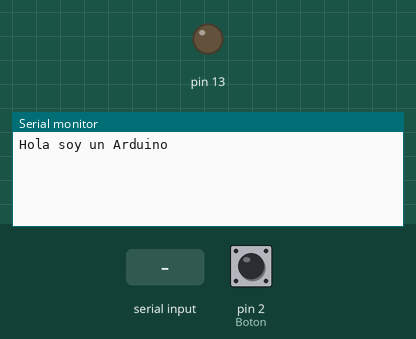
The sketch below on a simulated Arduino Uno, built with avr-gcc and run on an emulated ATmega328P. Parts: output pins drawn as LEDs (lit = HIGH), the last lines printed to the serial monitor. The inputs (shaded band) are chosen by the test bench; at power-on: pin 2 (Boton) LOW.

Above: at 1.2 s.
1.3 s: pin 2 (Boton) pulled HIGH for 0.15 s
At 2.5 s:
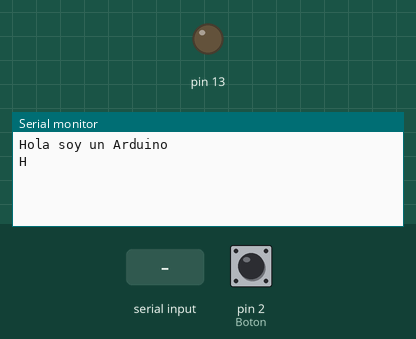
2.9 s: "." received over Serial
At 3.7 s:
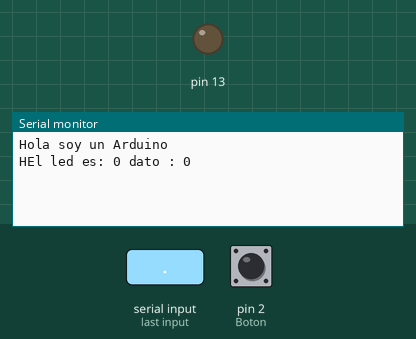

Measured:
- after the input at 1.3 s, the serial monitor: prints a new line at once (image 1)
- after the input at 2.9 s, the serial monitor: prints a new line at once (image 2)

The sketch:

Arduino.ino
```cpp
#define BuscarLed 1
#define BuscarNumero 2

int Led = 0;
int Dato = 0;
int EstadoBusqueda = 0;
int Boton = 2;

void setup() {
  Serial.begin(9600);
  Serial.println("Hola soy un Arduino");
  pinMode(13,OUTPUT);
  pinMode(Boton, INPUT);

}

void loop() {

if(digitalRead(Boton) == 1){
  Serial.print("H");
  delay(500);
}

  if(Serial.available()){
    char Letra = Serial.read();
    if(Letra == 'L') {
      EstadoBusqueda = BuscarLed;
    }
    else if(Letra == 'D'){
      EstadoBusqueda = BuscarNumero;
    }
    else if(Letra == '.') {
      analogWrite(Led, Dato);
      Serial.print("El led es: ");
      Serial.print(Led);
      Serial.print(" dato : ");
      Serial.println(Dato);
      Led = 0;
      Dato = 0;
    }
    else if(Letra >= '0' && Letra <= '9'){
      int NumeroActual = int(Letra - '0');
      if (EstadoBusqueda == BuscarLed){
        Led = Led * 10 + NumeroActual;
      }
      else if(EstadoBusqueda == BuscarNumero){
        Dato = Dato * 10 + NumeroActual;
      }
      else {
        Led = 0;
        Dato = 0;
      }
    }
  }

}
```
